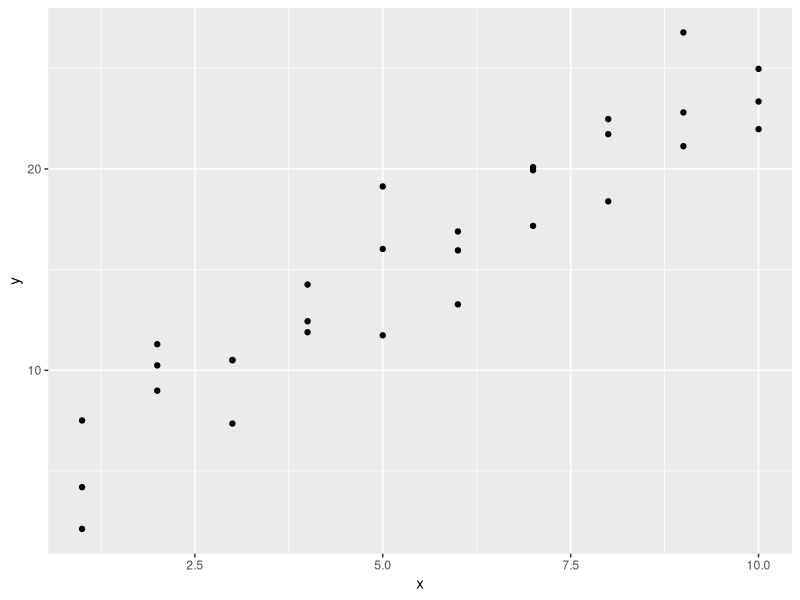
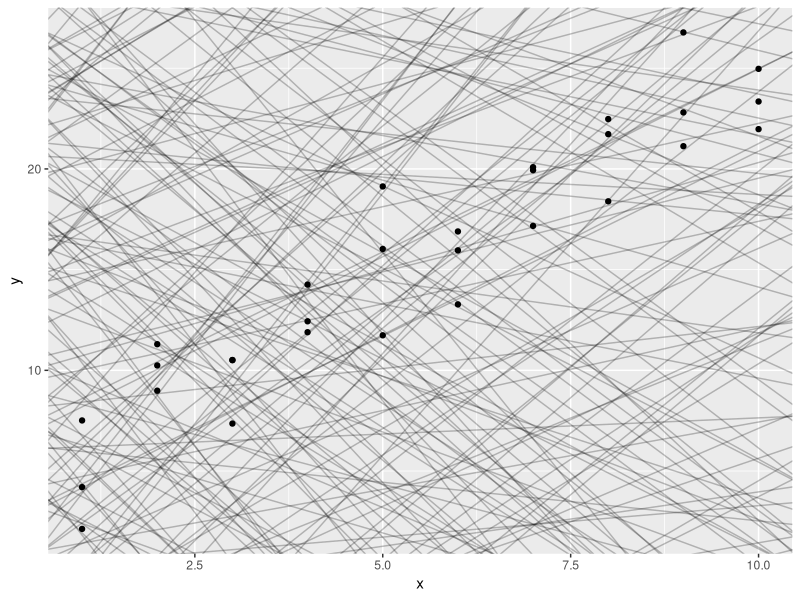
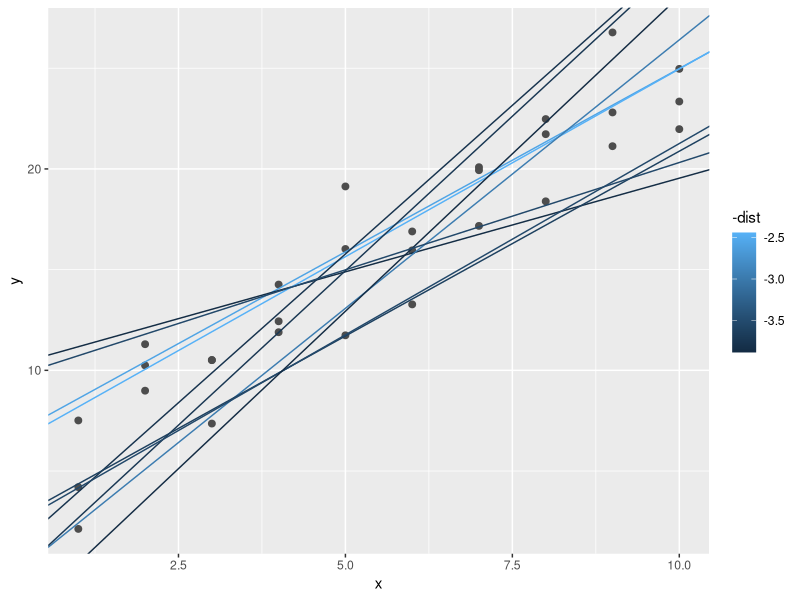
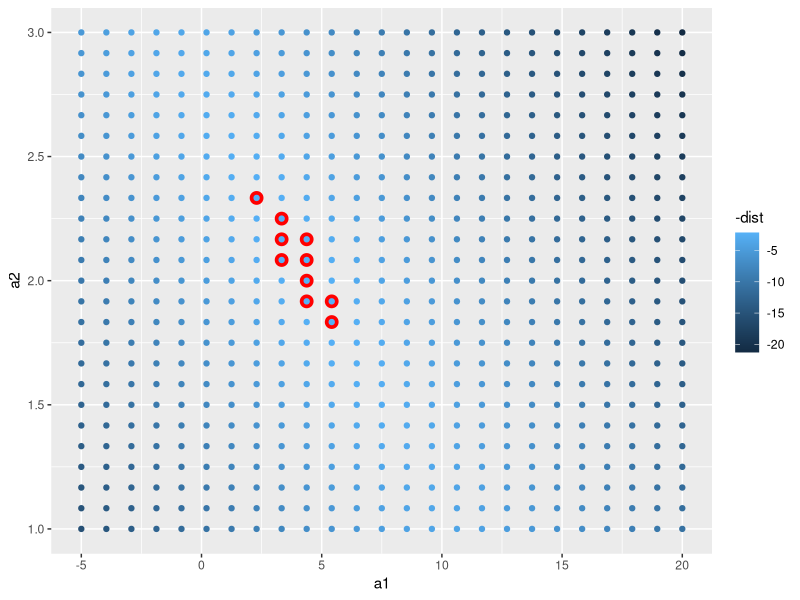
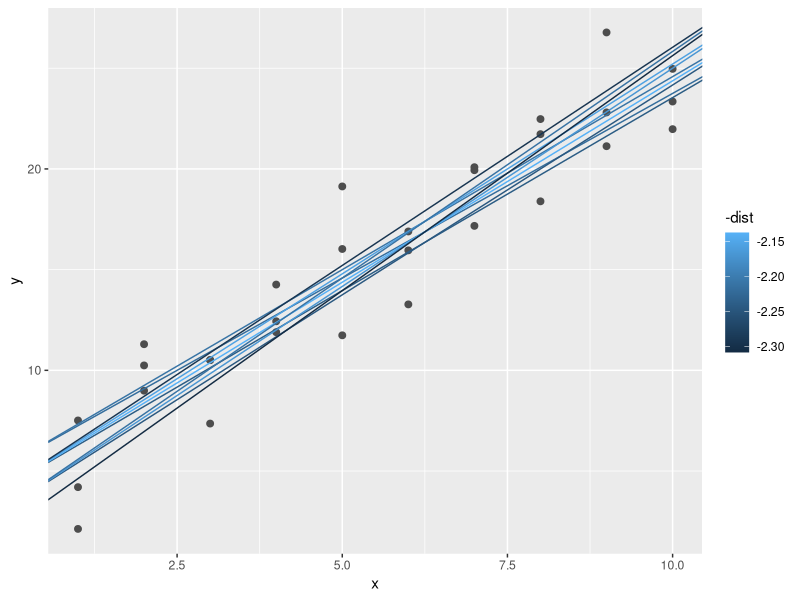
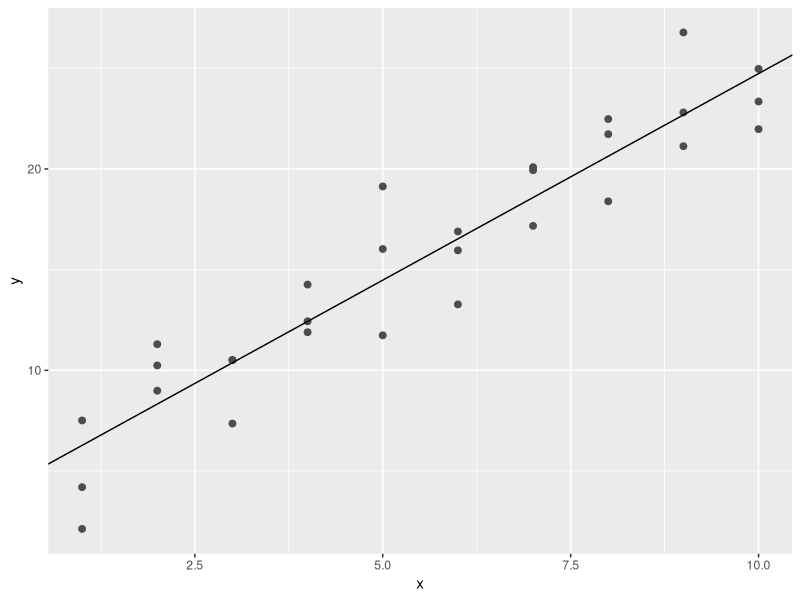
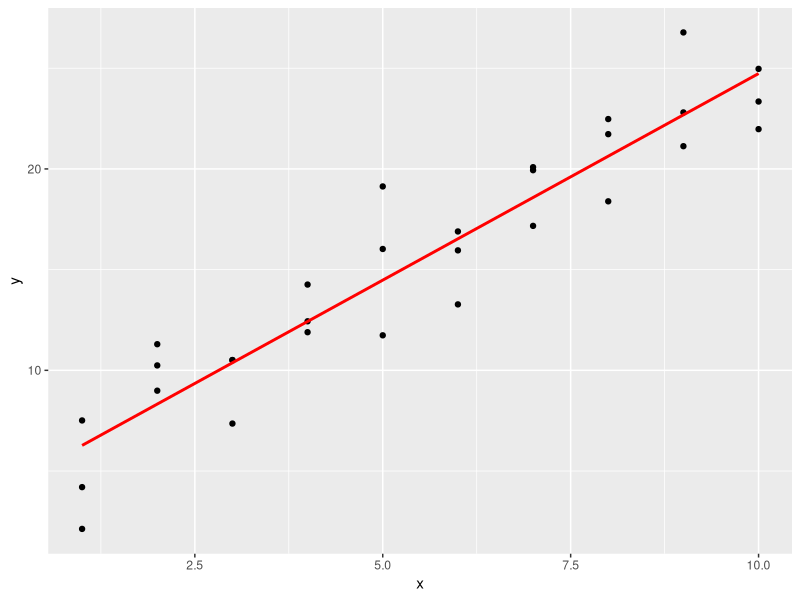
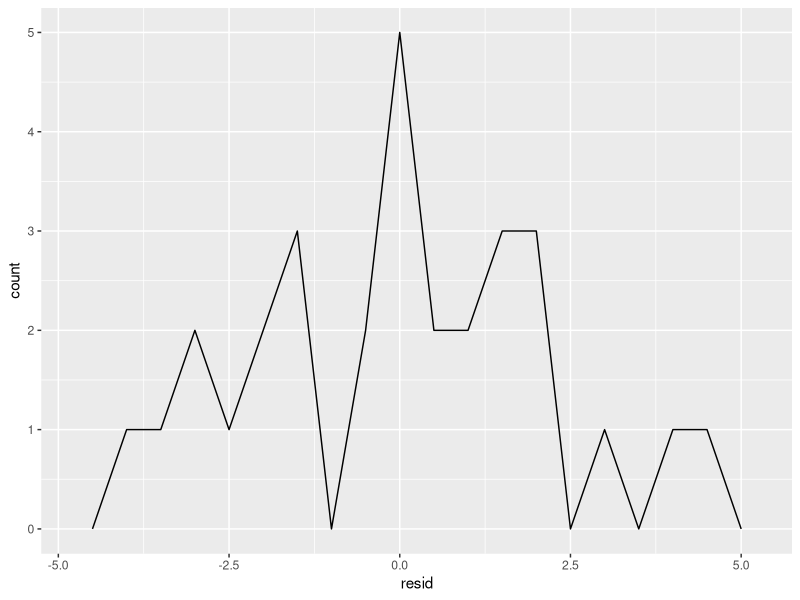

Reproduce these figures in R, in order.
## MODEL BASICS 
# Walk-through of the lesson on modeling data in R from https://r4ds.had.co.nz/model-basics.html 

library(tidyverse)
library(modelr)

options(na.action = na.warn)

# plot your data variables and see relationship
ggplot(sim1, aes(x, y)) + 
  geom_point()

# relationship seems linear, so let's generate some general linear models
models <- tibble(
  a1 = runif(250, -20, 40),
  a2 = runif(250, -5, 5)
)

ggplot(sim1, aes(x, y)) + 
  geom_abline(aes(intercept = a1, slope = a2), data = models, alpha = 1/4) +
  geom_point() 

# quantify distance between model and your data
model1 <- function(a, data) {
  a[1] + data$x * a[2]
}
model1(c(7, 1.5), sim1)

# create measure_distance function
measure_distance <- function(mod, data) {
  diff <- data$y - model1(mod, data)
  sqrt(mean(diff ^ 2))
}

# compute overall distance between predicted and actual values (calculate RMSE)
sim1_dist <- function(a1, a2) {
  measure_distance(c(a1, a2), sim1)
}

models <- models %>% 
  mutate(dist = purrr::map2_dbl(a1, a2, sim1_dist))
models

# overlay 10 best models over the data; models with least distance are brighter in color
ggplot(sim1, aes(x, y)) + 
  geom_point(size = 2, colour = "grey30") + 
  geom_abline(
    aes(intercept = a1, slope = a2, colour = -dist), 
    data = filter(models, rank(dist) <= 10)
  )

# grid search method of systematically trying random models
# parameters picked based on qualitative assessment of best models from previous plot
grid <- expand.grid(
  a1 = seq(-5, 20, length = 25),
  a2 = seq(1, 3, length = 25)
) %>% 
  mutate(dist = purrr::map2_dbl(a1, a2, sim1_dist))

grid %>% 
  ggplot(aes(a1, a2)) +
  geom_point(data = filter(grid, rank(dist) <= 10), size = 4, colour = "red") +
  geom_point(aes(colour = -dist)) 

# plots just the 10 best models
ggplot(sim1, aes(x, y)) + 
  geom_point(size = 2, colour = "grey30") + 
  geom_abline(
    aes(intercept = a1, slope = a2, colour = -dist), 
    data = filter(grid, rank(dist) <= 10)
  )

## NUMERICAL MINIMISATION tool - Newton Raphson search for "best" model
# performed with optim() function
best <- optim(c(0, 0), measure_distance, data = sim1)
best$par
#> [1] 4.222248 2.051204

ggplot(sim1, aes(x, y)) + 
  geom_point(size = 2, colour = "grey30") + 
  geom_abline(intercept = best$par[1], slope = best$par[2])

## using lm() to fit linear models; another way of finding "best" model if working with linear relationship
sim1_mod <- lm(y ~ x, data = sim1)
coef(sim1_mod)

## PREDICTIONS 
# start with your base "best" model
grid <- sim1 %>% 
  data_grid(x) 
grid

# add predictions
grid <- grid %>% 
  add_predictions(sim1_mod) 
grid

# plot predictions
ggplot(sim1, aes(x)) +
  geom_point(aes(y = y)) +
  geom_line(aes(y = pred), data = grid, colour = "red", size = 1)

## RESIDUALS
sim1 <- sim1 %>% 
  add_residuals(sim1_mod)
sim1

# one of many ways to visualize residuals and their relationship with the model
ggplot(sim1, aes(resid)) + 
  geom_freqpoly(binwidth = 0.5)

# another plot with the residuals
# it looks randomly scattered, which suggests the model does a good job capturing patterns
ggplot(sim1, aes(x, resid)) + 
  geom_ref_line(h = 0) +
  geom_point() 
